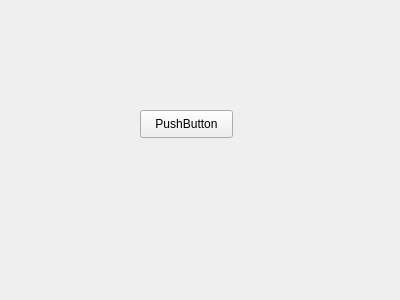
<?xml version="1.0" encoding="UTF-8"?>
<ui version="4.0">
 <class>EmployerWelcome</class>
 <widget class="QWidget" name="EmployerWelcome">
  <property name="geometry">
   <rect>
    <x>0</x>
    <y>0</y>
    <width>400</width>
    <height>300</height>
   </rect>
  </property>
  <property name="windowTitle">
   <string>EmployerWelcome</string>
  </property>
  <widget class="QPushButton" name="pushButton">
   <property name="geometry">
    <rect>
     <x>140</x>
     <y>110</y>
     <width>93</width>
     <height>28</height>
    </rect>
   </property>
   <property name="text">
    <string>PushButton</string>
   </property>
  </widget>
 </widget>
 <layoutdefault spacing="6" margin="11"/>
 <resources/>
 <connections/>
</ui>
